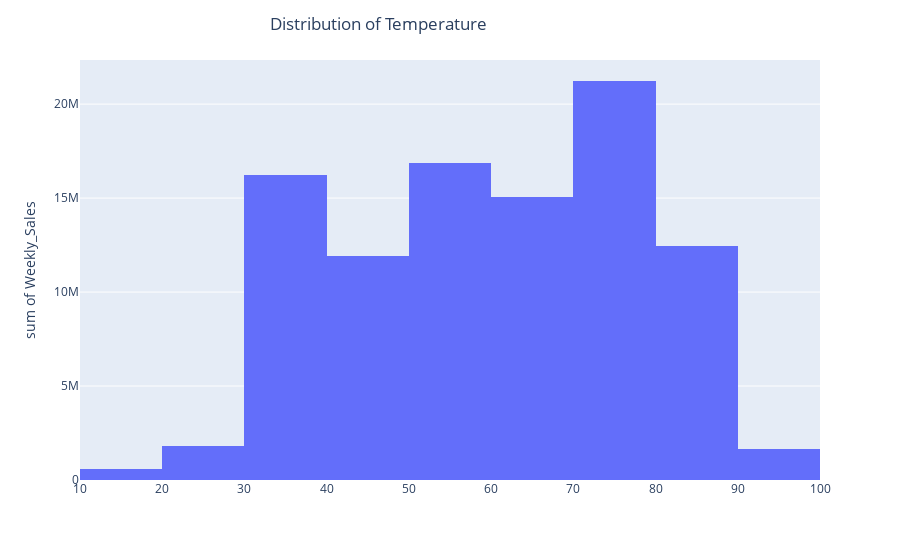
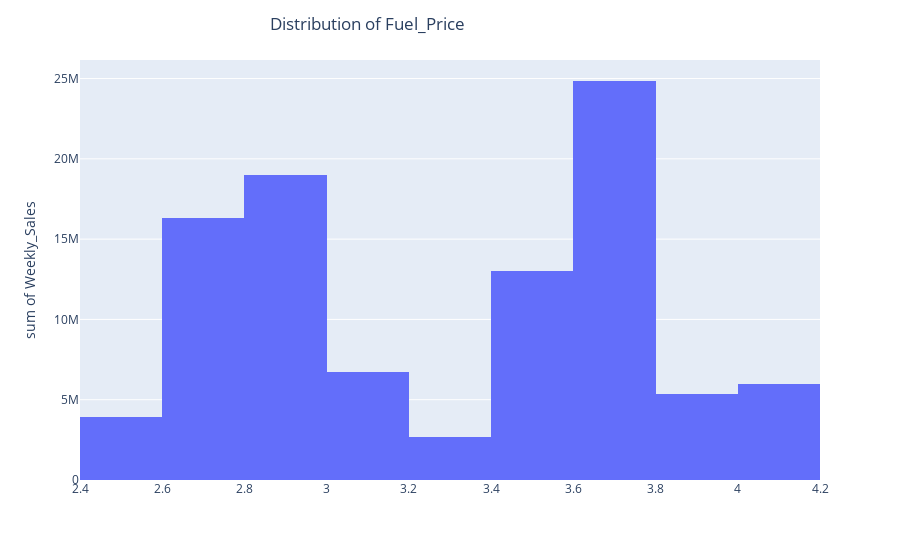
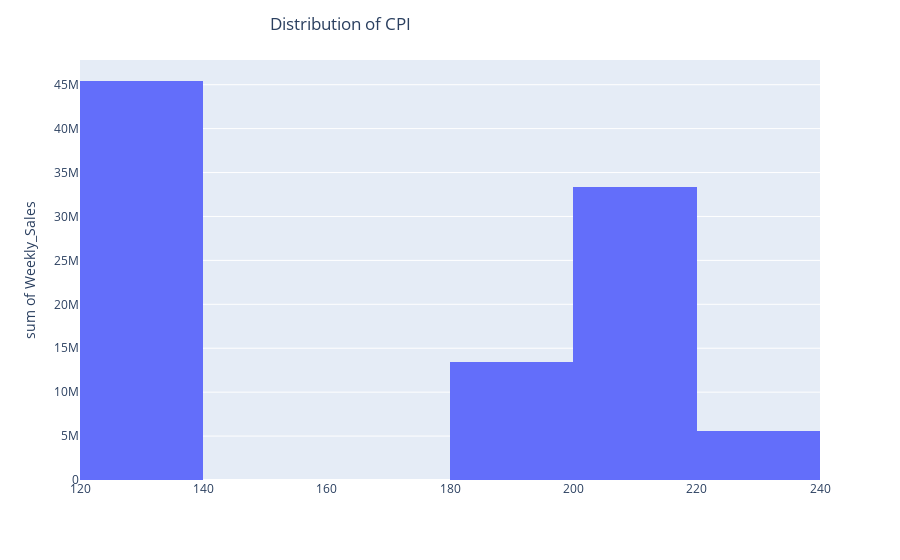
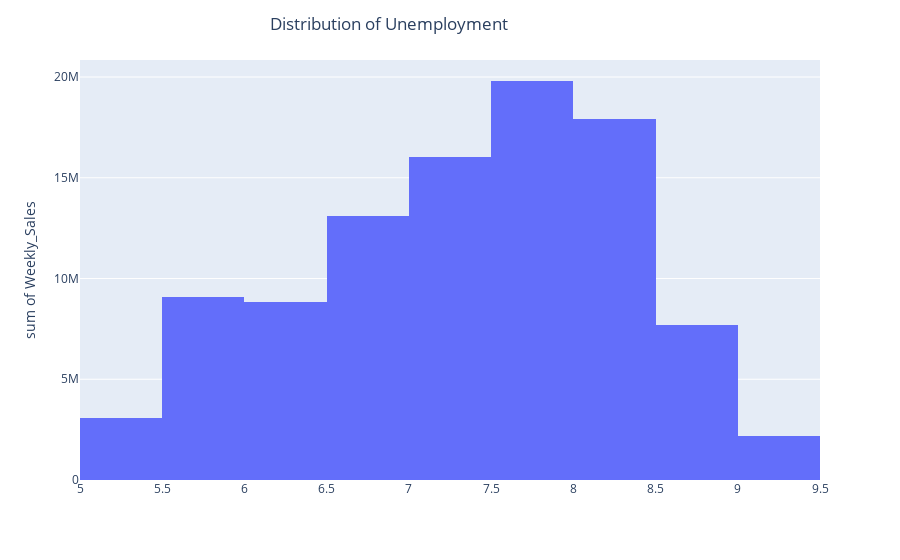

Write notebook code for charts like these, in order.
### Code cell
for i in numerical_viz:
    histogram_eda(df, i, "Weekly_Sales")
